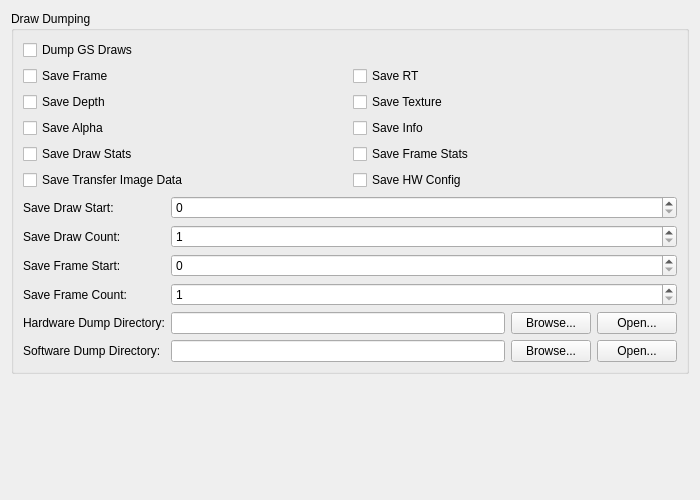
<?xml version="1.0" encoding="UTF-8"?>
<ui version="4.0">
 <class>DebugGSSettingsTab</class>
 <widget class="QWidget" name="DebugGSSettingsTab">
  <property name="geometry">
   <rect>
    <x>0</x>
    <y>0</y>
    <width>700</width>
    <height>500</height>
   </rect>
  </property>
  <property name="windowTitle">
   <string/>
  </property>
  <layout class="QVBoxLayout" name="verticalLayout">
   <item>
    <widget class="QGroupBox" name="groupBox">
     <property name="title">
      <string>Draw Dumping</string>
     </property>
     <layout class="QFormLayout" name="formLayout">
      <item row="0" column="0" colspan="2">
       <layout class="QGridLayout" name="gridLayout">
        <item row="0" column="0">
         <widget class="QCheckBox" name="dumpGSData">
          <property name="text">
           <string>Dump GS Draws</string>
          </property>
         </widget>
        </item>
        <item row="1" column="1">
         <widget class="QCheckBox" name="saveRT">
          <property name="text">
           <string>Save RT</string>
          </property>
         </widget>
        </item>
        <item row="1" column="0">
         <widget class="QCheckBox" name="saveFrame">
          <property name="text">
           <string>Save Frame</string>
          </property>
         </widget>
        </item>
        <item row="2" column="1">
         <widget class="QCheckBox" name="saveTexture">
          <property name="text">
           <string>Save Texture</string>
          </property>
         </widget>
        </item>
        <item row="2" column="0">
         <widget class="QCheckBox" name="saveDepth">
          <property name="text">
           <string>Save Depth</string>
          </property>
         </widget>
        </item>
        <item row="3" column="0">
         <widget class="QCheckBox" name="saveAlpha">
          <property name="text">
           <string>Save Alpha</string>
          </property>
         </widget>
        </item>
        <item row="3" column="1">
         <widget class="QCheckBox" name="saveInfo">
          <property name="text">
           <string>Save Info</string>
          </property>
         </widget>
        </item>
		<item row="4" column="0">
		  <widget class="QCheckBox" name="saveDrawStats">
		   <property name="text">
		    <string>Save Draw Stats</string>
		   </property>
		  </widget>
		</item>
		<item row="4" column="1">
		  <widget class="QCheckBox" name="saveFrameStats">
		    <property name="text">
		      <string>Save Frame Stats</string>
		    </property>
		  </widget>
		</item>
        <item row="5" column="0">
         <widget class="QCheckBox" name="saveTransferImages">
          <property name="text">
           <string>Save Transfer Image Data</string>
          </property>
         </widget>
        </item>
		<item row="5" column="1">
		  <widget class="QCheckBox" name="saveHWConfig">
	        <property name="text">
			  <string>Save HW Config</string>
			</property>
		  </widget>
		</item>
       </layout>
      </item>
      <item row="1" column="0">
       <widget class="QLabel" name="label_1">
        <property name="text">
         <string>Save Draw Start:</string>
        </property>
        <property name="buddy">
         <cstring>saveDrawStart</cstring>
        </property>
       </widget>
      </item>
      <item row="1" column="1">
       <widget class="QSpinBox" name="saveDrawStart">
        <property name="maximum">
         <number>99999999</number>
        </property>
       </widget>
      </item>
      <item row="2" column="0">
       <widget class="QLabel" name="label_2">
        <property name="text">
         <string>Save Draw Count:</string>
        </property>
        <property name="buddy">
         <cstring>saveDrawCount</cstring>
        </property>
       </widget>
      </item>
      <item row="2" column="1">
       <widget class="QSpinBox" name="saveDrawCount">
        <property name="minimum">
         <number>1</number>
        </property>
        <property name="maximum">
         <number>99999999</number>
        </property>
       </widget>
      </item>
      <item row="3" column="0">
       <widget class="QLabel" name="label_3">
        <property name="text">
         <string>Save Frame Start:</string>
        </property>
        <property name="buddy">
         <cstring>saveFrameStart</cstring>
        </property>
       </widget>
      </item>
      <item row="3" column="1">
       <widget class="QSpinBox" name="saveFrameStart">
        <property name="maximum">
         <number>99999999</number>
        </property>
       </widget>
      </item>
      <item row="4" column="0">
       <widget class="QLabel" name="label_4">
        <property name="text">
         <string>Save Frame Count:</string>
        </property>
        <property name="buddy">
         <cstring>saveFrameCount</cstring>
        </property>
       </widget>
      </item>
      <item row="4" column="1">
       <widget class="QSpinBox" name="saveFrameCount">
        <property name="minimum">
         <number>1</number>
        </property>
        <property name="maximum">
         <number>99999999</number>
        </property>
       </widget>
      </item>
      <item row="5" column="0">
       <widget class="QLabel" name="label_5">
        <property name="text">
         <string>Hardware Dump Directory:</string>
        </property>
        <property name="buddy">
         <cstring>hwDumpDirectory</cstring>
        </property>
       </widget>
      </item>
      <item row="6" column="0">
       <widget class="QLabel" name="label_6">
        <property name="text">
         <string>Software Dump Directory:</string>
        </property>
        <property name="buddy">
         <cstring>swDumpDirectory</cstring>
        </property>
       </widget>
      </item>
      <item row="5" column="1">
       <layout class="QHBoxLayout" name="horizontalLayout" stretch="1,0,0">
        <item>
         <widget class="QLineEdit" name="hwDumpDirectory"/>
        </item>
        <item>
         <widget class="QPushButton" name="hwDumpBrowse">
          <property name="text">
           <string>Browse...</string>
          </property>
         </widget>
        </item>
        <item>
         <widget class="QPushButton" name="hwDumpOpen">
          <property name="text">
           <string>Open...</string>
          </property>
         </widget>
        </item>
       </layout>
      </item>
      <item row="6" column="1">
       <layout class="QHBoxLayout" name="horizontalLayout_2" stretch="1,0,0">
        <item>
         <widget class="QLineEdit" name="swDumpDirectory"/>
        </item>
        <item>
         <widget class="QPushButton" name="swDumpBrowse">
          <property name="text">
           <string>Browse...</string>
          </property>
         </widget>
        </item>
        <item>
         <widget class="QPushButton" name="swDumpOpen">
          <property name="text">
           <string>Open...</string>
          </property>
         </widget>
        </item>
       </layout>
      </item>
     </layout>
    </widget>
   </item>
   <item>
    <spacer name="verticalSpacer">
     <property name="orientation">
      <enum>Qt::Orientation::Vertical</enum>
     </property>
     <property name="sizeHint" stdset="0">
      <size>
       <width>20</width>
       <height>0</height>
      </size>
     </property>
    </spacer>
   </item>
  </layout>
 </widget>
 <tabstops>
  <tabstop>dumpGSData</tabstop>
  <tabstop>saveFrame</tabstop>
  <tabstop>saveRT</tabstop>
  <tabstop>saveDepth</tabstop>
  <tabstop>saveTexture</tabstop>
  <tabstop>saveAlpha</tabstop>
  <tabstop>saveInfo</tabstop>
  <tabstop>saveTransferImages</tabstop>
  <tabstop>saveDrawStart</tabstop>
  <tabstop>saveDrawCount</tabstop>
  <tabstop>saveFrameStart</tabstop>
  <tabstop>saveFrameCount</tabstop>
  <tabstop>hwDumpDirectory</tabstop>
  <tabstop>hwDumpBrowse</tabstop>
  <tabstop>hwDumpOpen</tabstop>
  <tabstop>swDumpDirectory</tabstop>
  <tabstop>swDumpBrowse</tabstop>
  <tabstop>swDumpOpen</tabstop>
 </tabstops>
 <resources/>
 <connections/>
</ui>
